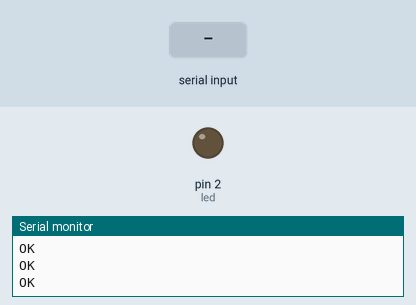
Simulated run of this sketch. Board: Arduino Uno, built with avr-gcc and run on an emulated ATmega328P. On the bench: output pins drawn as LEDs (lit = HIGH), the last lines printed to the serial monitor. The inputs (shaded band) are chosen by the test bench. The modem accepts every AT command (registered, SIM ready, sends succeed) and sends nothing else; pins used as bus, display or sensor lines are not drawn.

Above: at 12.4 s.
12.5 s: "a" received over the second serial link
At 13.7 s:
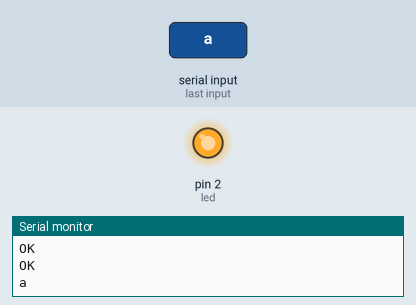
14.0 s: "b" received over the second serial link
At 14.8 s:
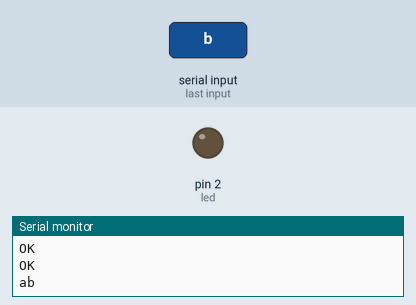
Timing chart, 0 to 17.0 s (numbered marks = the images above; inputs shaded):
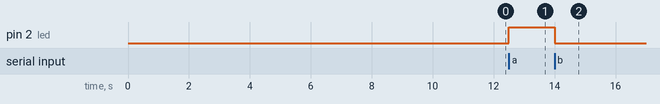

The sketch:

slaveBT.ino
```cpp
/*
This code is in the public domain.
written by Itamar Eduardo Gonçalves de Oliveira
*/

#include <SoftwareSerial.h>
#define bt_power 12
#define bt_key_power 9
#define led 2

SoftwareSerial BT(11, 10); // RX | TX

void setup()
{
  // set the pins to OUTPUT
  pinMode(bt_power, OUTPUT);
  pinMode(bt_key_power, OUTPUT);
  pinMode(led, OUTPUT);

  // set the pins to LOW
  digitalWrite(bt_power, LOW);
  digitalWrite(bt_key_power, LOW);

  /************************************************
  Setting the pins to low is important because
  in order for us to get into AT mode the key pin
  has to be set to Ground FIRST. Many tutorials out
  there fail to mention this important fact and
  therefore many people have problems with getting
  into the AT mode of the HC-05
  ************************************************/

  // make sure the key has been LOW for a bit
  delay(100);

  // set the key pin to High
  digitalWrite(bt_key_power, HIGH);

  // small delay
  delay(100);

  // now power on the BT
  digitalWrite(bt_power, HIGH);

  // start our serial so we can send and recieve
  // information from the BT module
  Serial.begin(9600);
  // initiate the BT serial at 38400 which is the default
  // speed at which the BT AT mode operates at
  BT.begin(38400);

  // self explanatory
  Serial.write("For a list of commands, visit: \n");
  Serial.write("Type AT commands  \n\n");

  // Send an "AT" command to the AT (without quotes)
  // if response is OK, then we are connected
  // and ready to program the BT module
  delay(3000);
  BT.write("AT+ROLE=0\r\n");
  Serial.write("AT+ROLE=0\r\n");
  delay(1000);
  BT.write("AT+CMODE=1\r\n");
  Serial.write("AT+CMODE=1\r\n");
  delay(1000);
  BT.write("AT+INIT\r\n");
  Serial.write("AT+INIT\r\n");
  delay(3000);
  BT.write("AT+INQ\r\n");
  Serial.write("AT+INQ\r\n");
  delay(3000);
 }

void loop()
{

  // listen for a response from the HC-05 and write it to the serial monitor
  if (BT.available()){
      char te = BT.read();
      Serial.write(te);
      if(te=='a'){
        digitalWrite(led,HIGH);
      }
      else if(te=='b'){
        digitalWrite(led,LOW);
      }
  }

  // listen for user input and send it to the HC-05
  if (Serial.available())
    BT.write(Serial.read());

}
```

Measured:
- after the input at 12.5 s, pin 2 (led): LOW → HIGH at once
- after the input at 14.0 s, pin 2 (led): HIGH → LOW at once
